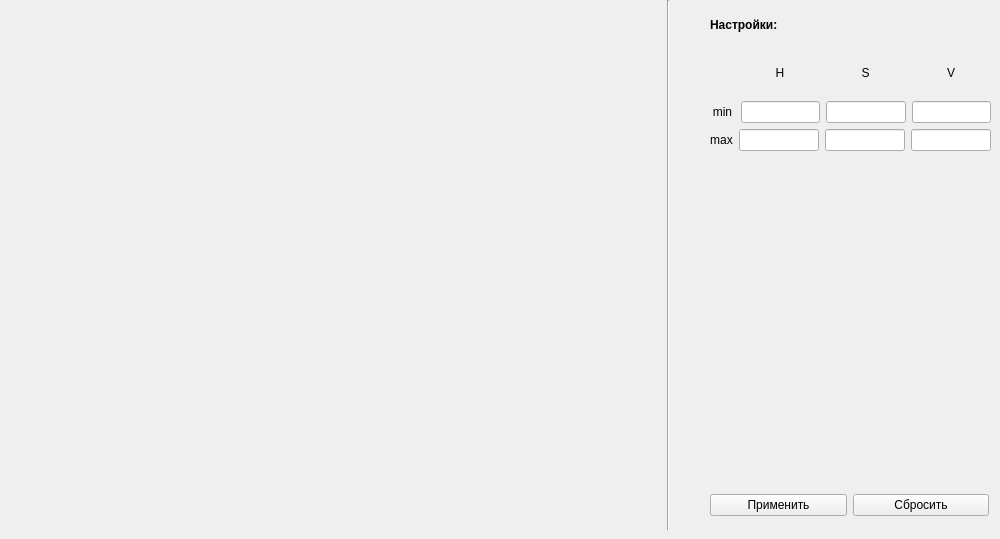
      <widget class="QWidget" name="tab_6">
       <attribute name="title">
        <string>Закрашивание</string>
       </attribute>
       <widget class="Line" name="line_3">
        <property name="geometry">
         <rect>
          <x>660</x>
          <y>0</y>
          <width>16</width>
          <height>530</height>
         </rect>
        </property>
        <property name="orientation">
         <enum>Qt::Vertical</enum>
        </property>
       </widget>
       <widget class="QLabel" name="label_15">
        <property name="geometry">
         <rect>
          <x>710</x>
          <y>10</y>
          <width>279</width>
          <height>29</height>
         </rect>
        </property>
        <property name="font">
         <font>
          <weight>75</weight>
          <bold>true</bold>
         </font>
        </property>
        <property name="text">
         <string>Настройки:</string>
        </property>
       </widget>
       <widget class="QWidget" name="horizontalLayoutWidget_9">
        <property name="geometry">
         <rect>
          <x>710</x>
          <y>490</y>
          <width>279</width>
          <height>30</height>
         </rect>
        </property>
        <layout class="QHBoxLayout" name="horizontalLayout_13">
         <item>
          <widget class="QPushButton" name="pushButton_5">
           <property name="text">
            <string>Применить</string>
           </property>
          </widget>
         </item>
         <item>
          <widget class="QPushButton" name="pushButton_6">
           <property name="text">
            <string>Сбросить</string>
           </property>
          </widget>
         </item>
        </layout>
       </widget>
       <widget class="QWidget" name="verticalLayoutWidget_7">
        <property name="geometry">
         <rect>
          <x>710</x>
          <y>50</y>
          <width>281</width>
          <height>101</height>
         </rect>
        </property>
        <layout class="QVBoxLayout" name="verticalLayout_7">
         <item>
          <layout class="QHBoxLayout" name="horizontalLayout_9">
           <property name="leftMargin">
            <number>30</number>
           </property>
           <item>
            <widget class="QLabel" name="label_10">
             <property name="text">
              <string>H</string>
             </property>
             <property name="alignment">
              <set>Qt::AlignCenter</set>
             </property>
            </widget>
           </item>
           <item>
            <widget class="QLabel" name="label_11">
             <property name="text">
              <string>S</string>
             </property>
             <property name="alignment">
              <set>Qt::AlignCenter</set>
             </property>
            </widget>
           </item>
           <item>
            <widget class="QLabel" name="label_12">
             <property name="text">
              <string>V</string>
             </property>
             <property name="alignment">
              <set>Qt::AlignCenter</set>
             </property>
            </widget>
           </item>
          </layout>
         </item>
         <item>
          <layout class="QHBoxLayout" name="horizontalLayout_10">
           <item>
            <widget class="QLabel" name="label_13">
             <property name="minimumSize">
              <size>
               <width>25</width>
               <height>0</height>
              </size>
             </property>
             <property name="text">
              <string>min</string>
             </property>
             <property name="alignment">
              <set>Qt::AlignCenter</set>
             </property>
            </widget>
           </item>
           <item>
            <widget class="QLineEdit" name="lineEdit_8"/>
           </item>
           <item>
            <widget class="QLineEdit" name="lineEdit_9"/>
           </item>
           <item>
            <widget class="QLineEdit" name="lineEdit_10"/>
           </item>
          </layout>
         </item>
         <item>
          <layout class="QHBoxLayout" name="horizontalLayout_11">
           <item>
            <widget class="QLabel" name="label_14">
             <property name="text">
              <string>max</string>
             </property>
             <property name="alignment">
              <set>Qt::AlignCenter</set>
             </property>
            </widget>
           </item>
           <item>
            <widget class="QLineEdit" name="lineEdit_11"/>
           </item>
           <item>
            <widget class="QLineEdit" name="lineEdit_12"/>
           </item>
           <item>
            <widget class="QLineEdit" name="lineEdit_13"/>
           </item>
          </layout>
         </item>
        </layout>
       </widget>
       <widget class="QWidget" name="horizontalLayoutWidget_7">
        <property name="geometry">
         <rect>
          <x>10</x>
          <y>10</y>
          <width>640</width>
          <height>510</height>
         </rect>
        </property>
        <layout class="QHBoxLayout" name="horizontalLayout_8"/>
       </widget>
      </widget>
